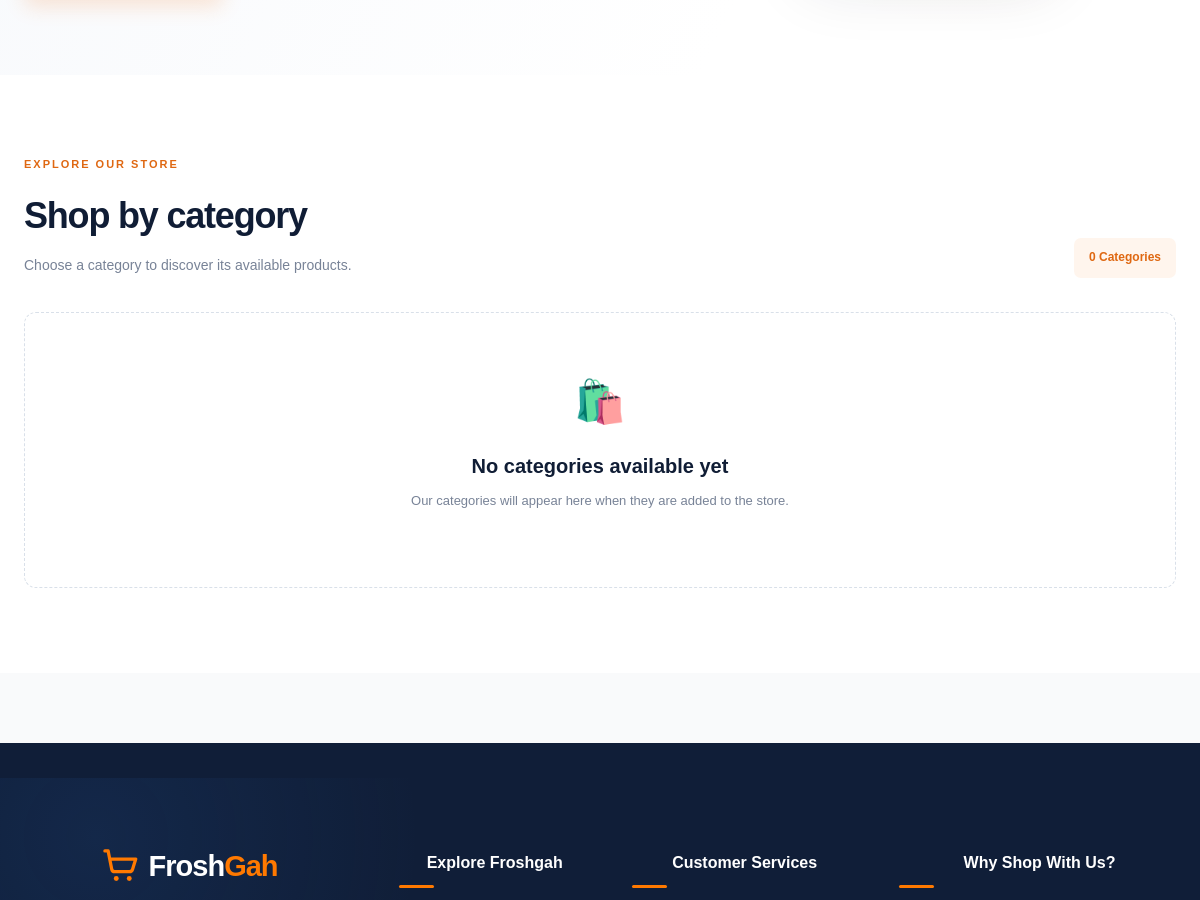
The page /pages/categories.php (middle part) on the database as committed earlier.
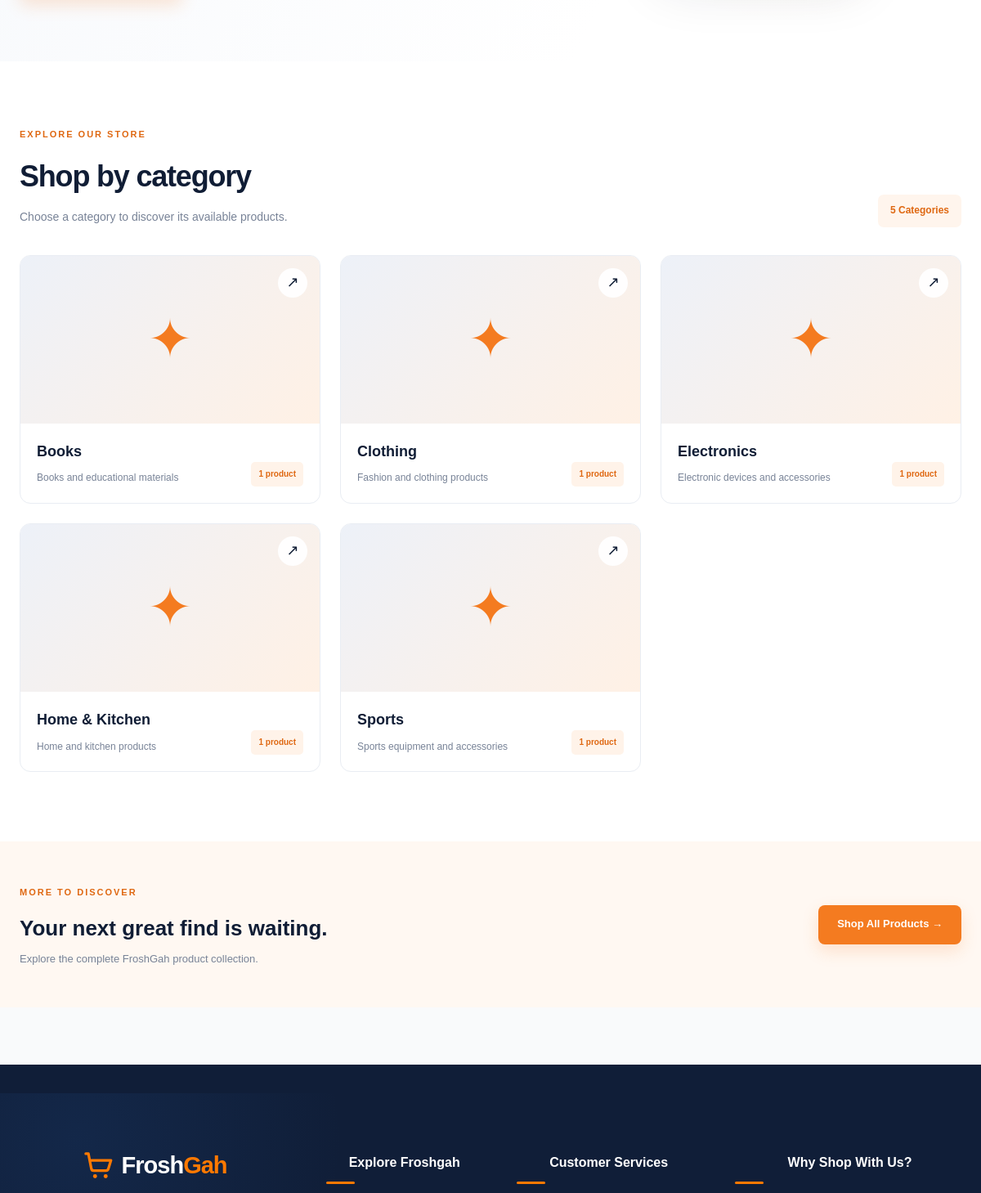
The same page on the database as committed later.
### tables this page shows
CREATE TABLE `categories` (
  `id` bigint UNSIGNED NOT NULL,
  `name` varchar(150) NOT NULL,
  `slug` varchar(180) NOT NULL,
  `description` text,
  `image` varchar(255) DEFAULT NULL,
  `status` enum('active','inactive') DEFAULT 'active',
  `created_at` timestamp NULL DEFAULT CURRENT_TIMESTAMP
);

### pages/categories.php (the view, shortened to what the changed rows need)
<?php
require_once __DIR__ . '/../config/database.php';
$selectedCategory = null;
$categories = [];
$products = [];
$errorMessage = '';
try {
    $categoryQuery = "
        SELECT
            c.id,
            c.name,
            c.slug,
            c.description,
            c.image,
            COUNT(p.id) AS product_count
        FROM categories c
        LEFT JOIN products p
            ON p.category_id = c.id
            AND p.status = 'active'
        WHERE c.status = 'active'
        GROUP BY c.id, c.name, c.slug, c.description, c.image
        ORDER BY c.name ASC
    ";
    $categories = $pdo->query($categoryQuery)->fetchAll();
} catch (PDOException $e) {
    error_log("Categories page error: " . $e->getMessage());
    $errorMessage = "We could not load categories right now. Please try again later.";
}
require_once __DIR__ . '/../includes/header.php';
require_once __DIR__ . '/../includes/navbar.php';
?>
<main class="store-page">
    <section class="category-section page-container">
        <div class="section-heading">
            <div>
                <span class="eyebrow">EXPLORE OUR STORE</span>
                <h2>Shop by category</h2>
                <p>Choose a category to discover its available products.</p>
            </div>
            <span class="category-total">
                <?php echo count($categories); ?>
                <?php echo count($categories) === 1 ? 'Category' : 'Categories'; ?>
            </span>
        </div>
        <?php if ($errorMessage): ?>
            <div class="page-alert page-alert-error">
                <?php echo htmlspecialchars($errorMessage); ?>
            </div>
        <?php elseif (empty($categories)): ?>
            <div class="empty-state">
                <div class="empty-state-icon">🛍️</div>
                <h3>No categories available yet</h3>
                <p>Our categories will appear here when they are added to the store.</p>
            </div>
        <?php else: ?>
            <div class="category-grid">
                <?php foreach ($categories as $category): ?>
                    <?php
                    $categoryImage = !empty($category['image'])
                        ? '/froshgah/' . ltrim($category['image'], '/')
                        : '';
                    $isSelected = $selectedCategory &&
                        (int)$selectedCategory['id'] === (int)$category['id'];
                    ?>
                    <a
                        href="/froshgah/pages/categories.php?id=<?php echo (int)$category['id']; ?>#category-products"
                        class="category-card <?php echo $isSelected ? 'is-selected' : ''; ?>"
                    >
                        <div class="category-card-image">
                            <div
                                class="category-image-fallback"
                                <?php echo $categoryImage ? 'style="display:none"' : ''; ?>
                            >
                                <span>✦</span>
                            </div>
                            <span class="category-card-arrow">↗</span>
                        </div>
                        <div class="category-card-content">
                            <div>
                                <h3><?php echo htmlspecialchars($category['name']); ?></h3>
                                <p>
                                    <?php
                                    echo !empty($category['description'])
                                        ? htmlspecialchars($category['description'])
                                        : 'Explore products in this category.';
                                    ?>
                                </p>
                            </div>
                            <span class="category-product-count">
                                <?php echo (int)$category['product_count']; ?>
                                <?php echo (int)$category['product_count'] === 1 ? 'product' : 'products'; ?>
                            </span>
                        </div>
                    </a>
                <?php endforeach; ?>
            </div>
        <?php endif; ?>
    </section>
    <?php if ($selectedCategory): ?>
        <section class="category-products-section" id="category-products">
            <div class="page-container">
                <div class="section-heading">
                    <div>
                        <span class="eyebrow">SELECTED CATEGORY</span>
                        <h2><?php echo htmlspecialchars($selectedCategory['name']); ?></h2>
                        <p>
                            <?php
                            echo !empty($selectedCategory['description'])
                                ? htmlspecialchars($selectedCategory['description'])
                                : 'Explore the available products in this category.';
                            ?>
                        </p>
                    </div>
                    <a href="/froshgah/pages/categories.php" class="page-btn page-btn-light">
                        View All Categories
                    </a>
                </div>
                <?php if (empty($products)): ?>
                    <div class="empty-state">
                        <div class="empty-state-icon">📦</div>
                        <h3>No products in this category yet</h3>
                        <p>Please explore another category or check back later.</p>
                        <a href="/froshgah/pages/products.php" class="page-btn page-btn-primary">
                            Browse All Products
                        </a>
                    </div>
                <?php else: ?>
                    <div class="category-product-grid">
                        <?php foreach ($products as $product): ?>
                            <?php
                            $productImage = !empty($product['image_path'])
                                ? '/froshgah/' . ltrim($product['image_path'], '/')
                                : '';
                            ?>
                            <article class="category-product-card">
                                <a
                                    href="/froshgah/pages/product-details.php?id=<?php echo (int)$product['id']; ?>"
                                    class="category-product-image"
                                >
                                    <?php if ($productImage): ?>
                                        <img
                                            src="<?php echo htmlspecialchars($productImage); ?>"
                                            alt="<?php echo htmlspecialchars($product['name']); ?>"
                                            loading="lazy"
                                        >
                                    <?php else: ?>
                                        <div class="product-image-placeholder">📦</div>
                                    <?php endif; ?>
                                </a>
                                <div class="category-product-info">
                                    <h3>
                                        <a href="/froshgah/pages/product-details.php?id=<?php echo (int)$product['id']; ?>">
                                            <?php echo htmlspecialchars($product['name']); ?>
                                        </a>
                                    </h3>
                                    <div class="category-product-bottom">
                                        <strong>
                                            ؋<?php echo number_format((float)$product['price'], 2); ?>
                                        </strong>
                                        <a
                                            href="/froshgah/pages/product-details.php?id=<?php echo (int)$product['id']; ?>"
                                            class="product-view-link"
                                        >
                                            View Product →
                                        </a>
                                    </div>
                                </div>
                            </article>
                        <?php endforeach; ?>
                    </div>
                    <div class="category-view-all">
                        <a href="/froshgah/pages/products.php" class="page-btn page-btn-primary">
                            Browse All Products
                        </a>
                    </div>
                <?php endif; ?>
            </div>
        </section>
    <?php elseif (!empty($categories)): ?>
        <section class="category-discovery-strip">
            <div class="page-container category-discovery-content">
                <div>
                    <span class="eyebrow">MORE TO DISCOVER</span>
                    <h2>Your next great find is waiting.</h2>
                    <p>Explore the complete FroshGah product collection.</p>
                </div>
                <a href="/froshgah/pages/products.php" class="page-btn page-btn-primary">
                    Shop All Products →
                </a>
            </div>
        </section>
    <?php endif; ?>
</main>
<?php require_once __DIR__ . '/../includes/footer.php'; ?>

Rows that differ between the two databases and show on the page:
added categories: name "Books", description "Books and educational materials", product_count "1"
added categories: name "Clothing", description "Fashion and clothing products", product_count "1"
added categories: name "Electronics", description "Electronic devices and accessories", product_count "1"
added categories: name "Home & Kitchen", description "Home and kitchen products", product_count "1"
added categories: name "Sports", description "Sports equipment and accessories", product_count "1"
Other text that changed with them:
count($categories): "0" → "5"
text no longer shown: "🛍️ No categories available yet Our categories will appear here when they are added to the store."
text now shown: "MORE TO DISCOVER Your next great find is waiting. Explore the complete FroshGah product collection. Shop All Products →"
